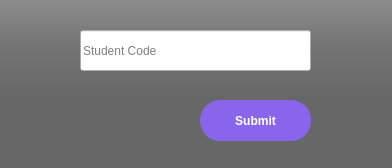
<?xml version="1.0" encoding="UTF-8"?>
<ui version="4.0">
 <class>MainWindow</class>
 <widget class="QMainWindow" name="MainWindow">
  <property name="geometry">
   <rect>
    <x>0</x>
    <y>0</y>
    <width>392</width>
    <height>168</height>
   </rect>
  </property>
  <property name="windowTitle">
   <string>Delete</string>
  </property>
  <widget class="QWidget" name="centralwidget">
   <widget class="QLabel" name="label">
    <property name="geometry">
     <rect>
      <x>0</x>
      <y>0</y>
      <width>392</width>
      <height>168</height>
     </rect>
    </property>
    <property name="styleSheet">
     <string notr="true">border-image: url(:/newPrefix/bg1.jpg);</string>
    </property>
    <property name="text">
     <string/>
    </property>
   </widget>
   <widget class="QLabel" name="label_2">
    <property name="geometry">
     <rect>
      <x>0</x>
      <y>0</y>
      <width>392</width>
      <height>168</height>
     </rect>
    </property>
    <property name="styleSheet">
     <string notr="true">background-color: qlineargradient(spread:pad, x1:0, x2:0, y2:0.715909, stop:0 rgba(0,0,0,9), stop:0.375 rgba(0,0,0,50), stop:0.835277 rgba(0,0,0,75));
</string>
    </property>
    <property name="text">
     <string/>
    </property>
   </widget>
   <widget class="QLabel" name="label_3">
    <property name="geometry">
     <rect>
      <x>0</x>
      <y>0</y>
      <width>392</width>
      <height>168</height>
     </rect>
    </property>
    <property name="styleSheet">
     <string notr="true">background-color: rgba(0,0,0,100);
</string>
    </property>
    <property name="text">
     <string/>
    </property>
   </widget>
   <widget class="QLineEdit" name="stu_code">
    <property name="geometry">
     <rect>
      <x>80</x>
      <y>30</y>
      <width>231</width>
      <height>41</height>
     </rect>
    </property>
    <property name="font">
     <font>
      <pointsize>9</pointsize>
      <weight>50</weight>
      <bold>false</bold>
     </font>
    </property>
    <property name="layoutDirection">
     <enum>Qt::RightToLeft</enum>
    </property>
    <property name="placeholderText">
     <string>Student Code</string>
    </property>
   </widget>
   <widget class="QPushButton" name="button">
    <property name="geometry">
     <rect>
      <x>200</x>
      <y>100</y>
      <width>111</width>
      <height>41</height>
     </rect>
    </property>
    <property name="font">
     <font>
      <pointsize>9</pointsize>
      <weight>75</weight>
      <bold>true</bold>
     </font>
    </property>
    <property name="cursor">
     <cursorShape>PointingHandCursor</cursorShape>
    </property>
    <property name="styleSheet">
     <string notr="true">QPushButton#button{
	background: rgb(137,101,236);
	border-radius: 20px;
	color: white;
}
QPushButton#button:hover{
	background-color: rgb(255,255,255,210);
	border-radius: 20px;
	color: black;
}
QPushButton#button:pressed{
	background-color: rgb(255,255,255,210);
	padding-top: 5px;
	padding-left: 5px;
}</string>
    </property>
    <property name="text">
     <string>Submit</string>
    </property>
   </widget>
  </widget>
 </widget>
 <resources>
  <include location="res.qrc"/>
 </resources>
 <connections/>
</ui>
